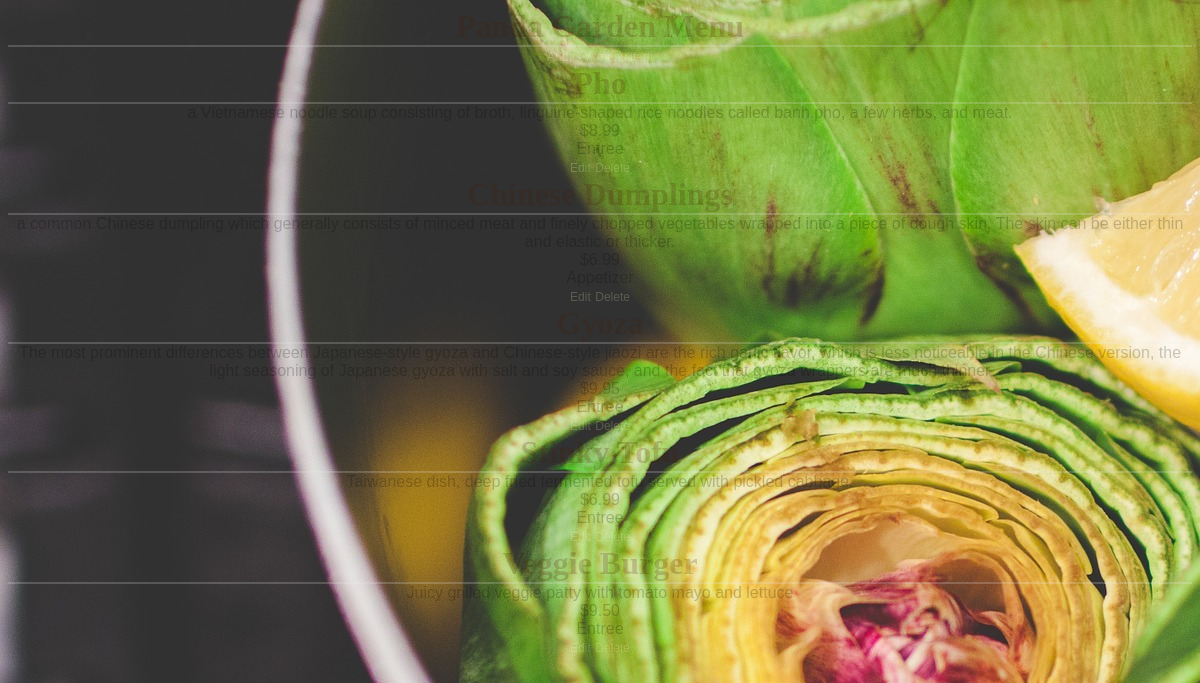
Screenshot of /restaurant/9/menu with the database file from the repository.
### database_setup.py (models this page shows, shortened)
class Restaurant(Base):
    __tablename__ = 'restaurant'
    name = Column(String(80),nullable =False)
    id = Column(Integer, primary_key = True)

class MenuItem(Base):
    __tablename__ = 'menu_item'
    name = Column(String(80),nullable =False)
    id = Column(Integer, primary_key = True)
    course = Column(String(80))
    description = Column(String(250))
    price = Column(String(8))
    restaurant_id = Column(Integer, ForeignKey('restaurant.id'))
    restaurant = relationship(Restaurant)

### finalproject.py (the view)
@app.route('/restaurant/<int:restaurant_id>')
@app.route('/restaurant/<int:restaurant_id>/menu')
def showMenu(restaurant_id):
    restaurant = session.query(Restaurant).filter_by(id = restaurant_id).first()
    items = session.query(MenuItem).filter_by(restaurant_id=restaurant_id)
    if(restaurant):
        return render_template('menu.html', restaurant = restaurant, items = items)
    else:
        return render_template('nodatafound.html',message = "No restaurant exists with ID %s"%restaurant_id)
    return "This page will show menu for %s restaurant"%restaurant_id

### templates/menu.html (shortened to what this page needs)
<!DOCTYPE html>
<html lang="en" dir="ltr">
  <head>
    <link rel=stylesheet type=text/css href="{{ url_for('static', filename='styles.css') }}">
  </head>
  <body>
    <h1>{{restaurant.name}} Menu</h1>
    <a href="{{url_for('newMenuItem',restaurant_id=restaurant.id)}}">Add new menu item</a>
    {%if items%}
      {%for item in items%}
        <h1>{{item.name}}</h1>
        {{item.description}}<br>
        {{item.price}}<br>
        {{item.course}}<br>
        <a href="{{url_for('editMenuItem',restaurant_id = restaurant.id, menu_id = item.id)}}">Edit</a>
        <a href="{{url_for('deleteMenuItem',restaurant_id = restaurant.id, menu_id = item.id)}}">Delete</a>
      {%endfor%}
    {%elif not items%}
      <h2>No menu items found</h2>
    {%endif%}
  </body>
</html>

### static/styles.css (style rules this page uses)
body { font-family: sans-serif; background-color: #333333; background-image: url('images/artichokes-1246858_1920.jpg'); opacity:0.2; text-align: center; }
h1 { color:#4d1a00; }
h1, h2 { font-family: 'Georgia', serif; margin: 0; }
h1 { border-bottom: 2px solid #eee; }
a { text-decoration: none; color:#FFFFCC; font-size: .75em; }

### rows the page displays
Restaurant: name "Panda Garden"
MenuItem: name "Pho", description "a Vietnamese noodle soup consisting of broth, linguine-shaped rice noodles called banh pho, a few herbs, and meat.", price "$8.99", course "Entree"
MenuItem: name "Chinese Dumplings", description "a common Chinese dumpling which generally consists of minced meat and finely chopped vegetables wrapped into a piece of dough skin. The skin can be either thin and elastic or thicker."
MenuItem: description "The most prominent differences between Japanese-style gyoza and Chinese-style jiaozi are the rich garlic flavor, which is less noticeable in the Chinese version, the light seasoning of Japanese gyoza with salt and soy sauce, and the fact that gyoza wrappers are much thinner", price "$9.95", course "Entree"
MenuItem: name "Stinky Tofu", description "Taiwanese dish, deep fried fermented tofu served with pickled cabbage.", price "$6.99", course "Entree"
MenuItem: name "Veggie Burger", description "Juicy grilled veggie patty with tomato mayo and lettuce", price "$9.50", course "Entree"
